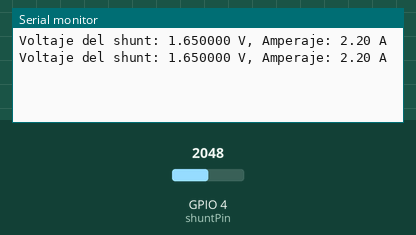
The sketch below on a simulated ESP32. On the bench: the last lines printed to the serial monitor. The inputs (shaded band) are chosen by the test bench; at power-on: GPIO 4 (shuntPin) = 2048.

Above: at 1.8 s.
1.9 s: GPIO 4 (shuntPin) set to 2866
At 2.8 s:
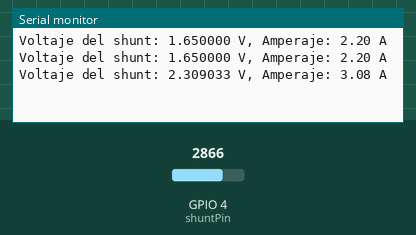
3.4 s: GPIO 4 (shuntPin) set to 3603
At 4.8 s:
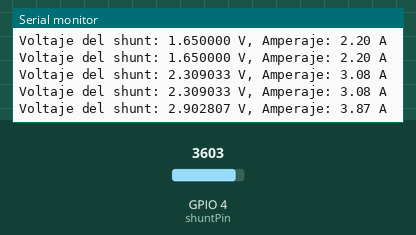
Timing chart, 0 to 6.4 s (numbered marks = the images above; inputs shaded):
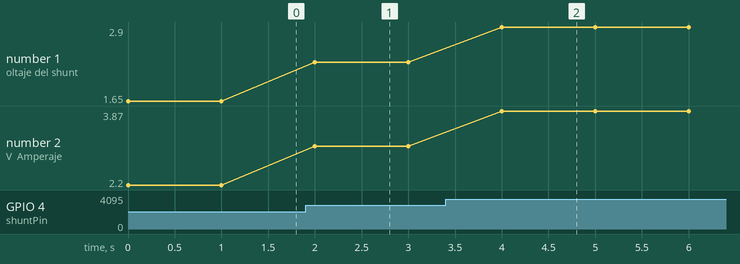

Measured:
- after the input at 1.9 s, the serial monitor: prints a new line after 0.10 s (image 1)
- after the input at 3.4 s, the serial monitor: prints a new line after 0.60 s (image 2)
- plotted number 1: 1.65 → 2.31 after the input at 1.9 s, 2.31 → 2.9 after the input at 3.4 s
- plotted number 2: 2.2 → 3.08 after the input at 1.9 s, 3.08 → 3.87 after the input at 3.4 s

The sketch:

testshunt.ino
```cpp
// Definición del pin del ADC
const int shuntPin = 4; // Pin ADC del ESP32 para leer el voltaje del shunt

// Configuración de parámetros del ADC
const int adcResolution = 12; // Resolución del ADC (12 bits)
const float adcMaxVoltage = 3.3; // Voltaje de referencia del ADC del ESP32

// Parámetros del shunt
const float shuntVoltagePerAmpere = 75.0 / 100.0; // mV por A
const float referenceVoltage = 75.0; // mV para 100 A

void setup() {
  Serial.begin(115200); // Iniciar comunicación serial
}

void loop() {
  // Leer valor del ADC
  int adcValue = analogRead(shuntPin);

  // Convertir valor del ADC a voltaje
  float voltage = (adcValue / float(pow(2, adcResolution))) * adcMaxVoltage;

  // Calcular el amperaje
  float current = (voltage * 100.0) / referenceVoltage;

  // Mostrar el voltaje y el amperaje
  Serial.print("Voltaje del shunt: ");
  Serial.print(voltage, 6); // Mostrar con 6 decimales
  Serial.print(" V, ");

  Serial.print("Amperaje: ");
  Serial.print(current, 2); // Mostrar con 2 decimales
  Serial.println(" A");

  // Esperar antes de la siguiente lectura
  delay(1000); // 1 segundo
}
```
